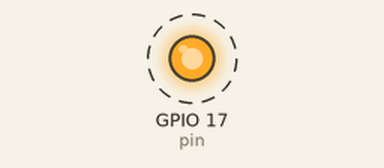
This program was run on a simulated ESP32. Shown: output pins drawn as LEDs (lit = HIGH). Dashed ring = blinking.

Above: at 0.2 s.
Timing chart, 0 to 3.0 s (numbered marks = the images above):
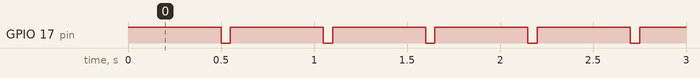

The program:

main.cpp
```cpp
#include <Arduino.h>

const int pin = 17;

void setup() {
  pinMode(pin, OUTPUT);
}

void loop() {
  digitalWrite(pin, HIGH);  // LED off
  delay(500);
  digitalWrite(pin, LOW);  // LED on
  delay(50);
}
```

Measured:
- by itself, GPIO 17 (pin): alternates HIGH for 0.50 s and LOW for 0.05 s
